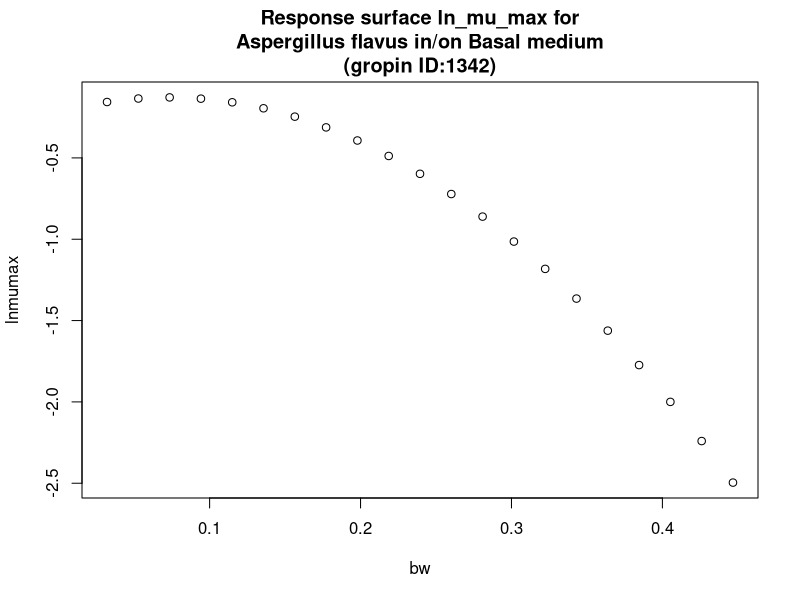

Source code (R):
#############################
# start of Parameter script
#############################
bw <- seq(0.032032,0.446753246753247,length.out=21)
#############################
# end of Parameter script
#############################
############################# 
# start of Model script Gropin ID 1342 
#############################
 
# constant coefficients for this model
 
variables <- data.frame(bw)
argumentsPar <- unique.data.frame(expand.grid(variables))
 
# heart of the model
response_surface <- function(bw) {
   mumax <-(-0.2181+2.469*bw-16.94*bw^2)

	return(mumax=mumax)
} 

# output parameters
responseSurface <- cbind(argumentsPar,response_surface(argumentsPar['bw']))
colnames(responseSurface) <- c(colnames(argumentsPar),'lnmumax')
#############################
# End of Model script
#############################
############################# 
# start of Visualisation script Gropin ID 1342 
#############################
titleText <-'Response surface ln_mu_max for
Aspergillus flavus in/on Basal medium
(gropin ID:1342)'
plot(bw,responseSurface$'lnmumax',xlab='bw',
                          ylab='lnmumax',main=titleText)
#############################
# End of Visualisation script
#############################
